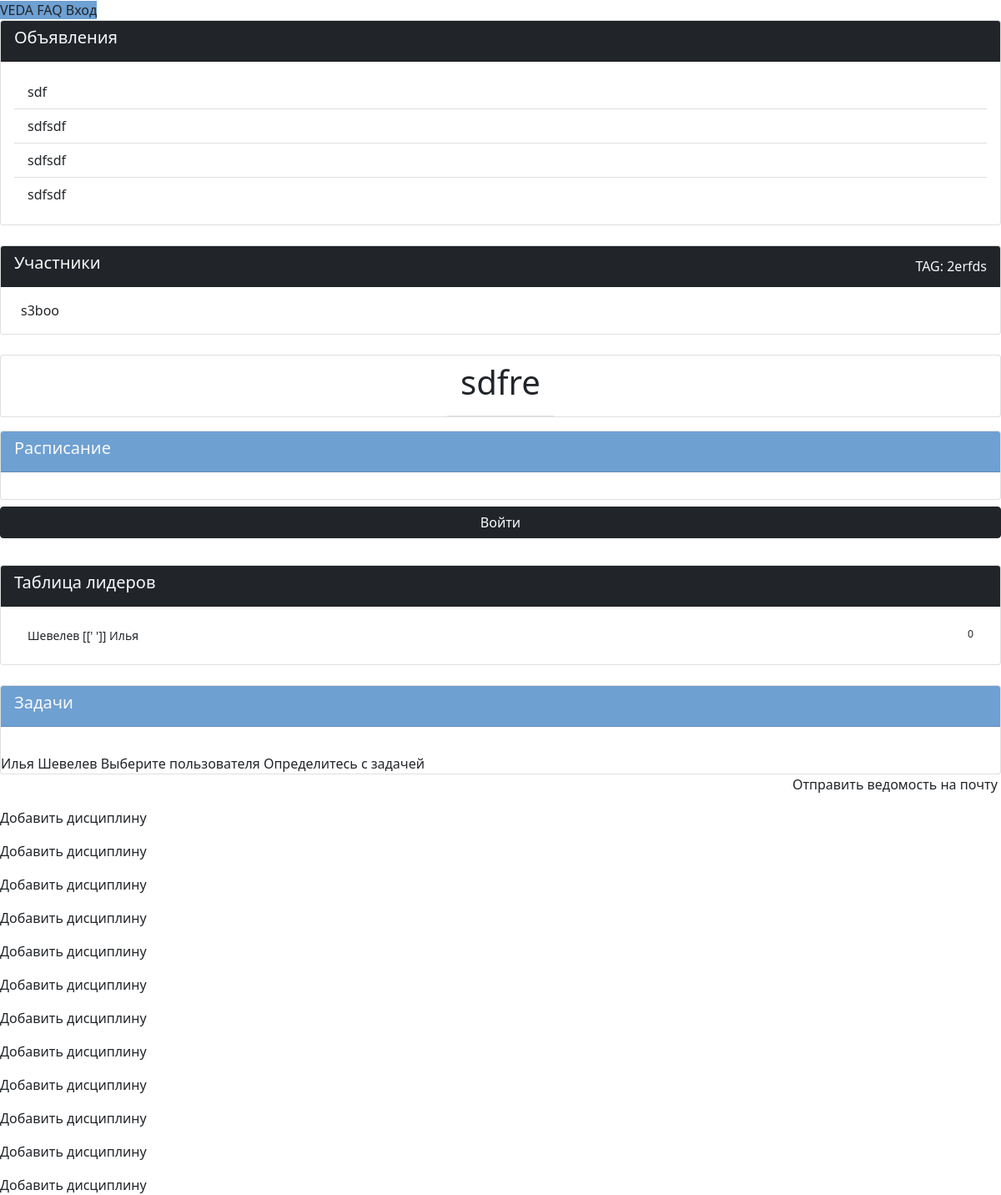
Screenshot of /group/15 with the database file from the repository.
### VEDA_application/models.py (models this page shows, shortened)
class Notice(models.Model):
    group = models.ForeignKey(
        Group,
        on_delete=models.CASCADE,
    ) # Группа для объявления
    author = models.ForeignKey(
        Client,
        on_delete=models.SET_NULL,
        null=True
    ) # Автор объявления (среди модераторов)
    message = models.CharField(max_length=250)                      # Содержание объявления
    date_of_create = models.DateTimeField(auto_now_add=True)        # Дата публикации

class Group(models.Model):
    moderators = models.ManyToManyField(
        Client,
        related_name='moderators',
        blank=True,
    ) # Количество модераторов не ограничено, связаны внешней таблицей с Client
    listeners = models.ManyToManyField(
        Client,
        related_name='listeners',
        blank=True,
    ) # Количество подписчиков не ограничено, связаны внешней таблицей с Client
    name = models.CharField(max_length=40)              # Название группы
    tag = models.CharField(max_length=40, null=True)              # Тег для поиска
    hNotices = models.BooleanField()    # видимость блока объявлений
    hTasks = models.BooleanField()      # видимость блока задач
    hSheet = models.BooleanField()      # видимость блока расписания, ведомости, успеваемости

class Client(models.Model):
    user = models.OneToOneField(
        User,
        on_delete=models.CASCADE,
    )   # Связь один-к-одному с пользователем
    father = models.ForeignKey(
        Parent,
        on_delete=models.SET_NULL,
        null=True,
        blank=True,
        related_name='father'
    ) # Связь с родителем внешним ключем
    mother =  models.ForeignKey(
        Parent,
        on_delete=models.SET_NULL,
        blank=True,
        null=True,
        related_name='mother'
    ) # Связь с родителем внешним ключом
    status = models.CharField(max_length=100, blank=True, null=True)             # Поле статуса (отображается в профиле пользователя)
    hobbies = models.CharField(max_length=100, blank=True, null=True)            # Поле хобби (используется куратором и отображается в профиле)
    day_of_birthday = models.DateField(null=True)         # Поле дня рождения (используется куратором и отображается в профиле)
    adress = models.CharField(max_length=50, blank=True, null=True)              # Поле адреса (используется только куратором и не виден в профиле)
    vk = models.TextField(blank=True)
    instagram = models.TextField(blank=True)
    gender = models.CharField(choices=(
        ('M', 'Male'),
        ('F', 'Female'),
        ('O', 'Other')
    ), max_length=50, null=True)                          # Пол пользователя в формате первой буквы
    userpic = models.ImageField(upload_to='userpics', null=True, default="default.png")    # Аватар пользователя
    class Meta:
        ordering = ['user__last_name', 'user__first_name']

### VEDA_application/views.py (the view)
# urls.py: re_path('^group/(?P<pk>\S+)$', views.group, name="group"),       # страница конкретной группы, доступ по ключу
def group(request, pk):
    if request.method == "GET":
        group = get_object_or_404(models.Group, pk=pk)
        listeners = group.listeners.all()
        moderators = group.moderators.all()
        notes = Note.objects.filter(group__id=group.id)
        sorted_users = list(set(listeners | moderators))
        sorted_users = sorted(sorted_users, key=lambda user: -get_avg_user(notes, user))
        return render(request, 'group.html', context={
            'group': group,
            'listeners': listeners,
            'moderators': moderators,
            'sorted_users': sorted_users,
            'notices': models.Notice.objects.filter(group__id=group.id),
            'tasks': models.Task.objects.filter(group__id=group.id),
            'posts': models.Group_post.objects.filter(group__id=group.id),
            'sheet': models.Lesson.objects.filter(group__id=group.id),
            'disciplines': models.Discipline.objects.filter(group__id=group.id),
            'days': range(1, 32),
            'notes': notes,
            'months': [
                (1, 'Январь'),
                (2, 'Февраль'),
                (3, 'Март'),
                (4, 'Апрель'),
                (5, 'Май'),
                (6, 'Июнь'),
                (7, 'Июль'),
                (8, 'Август'),
                (9, 'Сентябрь'),
                (10, 'Октябрь'),
                (11, 'Ноябрь'),
                (12, 'Декабрь'),
            ],
        })

### VEDA_application/templatetags/veda_extras.py (called while the page is built, shortened)
@register.simple_tag
def get_avg_user(notes, user):
    count = 0
    sum = 0
    return sum / count if count > 0 else 0

### VEDA_application/templates/group.html (shortened to what this page needs)
{% extends 'main_template.html' %}
{% load static %}
{% load veda_extras %}
{% block application %}
  {% include 'borders_template.html' %}
  <b-container id="group" class="mt-5">
    <b-row class="flex-column flex-lg-row">
      <b-col cols=12 lg=8>
        {% if group.hNotices %}
          <div class="card card-outline-secondary m-0">
            <div class="card-header bg-dark text-light">
              <h5>Объявления</h5>
            </div>
            <div class="card-body overflow-auto" style="max-height: 200px;">
              <div class="list-group list-group-flush">
                {% for notice in notices %}
                  <a href="#"
                    class="list-group-item list-group-item-action d-flex justify-content-between align-items-center">
                    {{ notice.message }}
                  </a>
                {% endfor %}
              </div>
            </div>
          </div>
        {% endif %}
        <div class="card card-outline-secondary m-0 {% if group.hNotices %} mt-4 {% else %} mt-0 {% endif %}">
          <div class="card-header bg-dark text-light d-flex justify-content-between align-items-center">
            <h5>Участники</h5>
            {% if group.tag %}
              <b-badge>TAG:  {{ group.tag }}</b-badge>
            {% endif %}
          </div>
          <div class="card-body">
            <div class="d-flex overflow-auto">
              {% for moderator in moderators %}
                <div id="popover-target-{{ moderator.id }}" class="d-flex flex-column mx-2">
                  {{  moderator.user.username }}
                </div>
              {% endfor %}
            </div>
          </div>
        </div>
      </b-col>
      <b-col cols=12 lg=4>
        <div class="card card-outline-secondary m-0 mb-3 no-body d-flex justify-content-center align-items-center">
          <div class="card-header text-dark bg-white">
            <h1>{{ group.name }}</h1>
          </div>
        </div>
        {% if group.hSheet %}
          <div class="card card-outline-secondary m-0">
            <div class="card-header text-light bg-blue">
              <h5>Расписание</h5>
            </div>
            <div class="card-body">
            </div>
          </div>
        {% endif %}
        {% if not user.client in listeners and not user.client in moderators %}
          <b-form method="POST" action="{% url 'group_enter' group.id %}">
            <b-button type="submit" class="btn w-100 btn-dark my-2">
              Войти
            </b-button>
          </b-form>
        {% else %}
          <b-form method="POST" action="{% url 'group_out' group.id %}">
            <b-button class="btn w-100 btn-dark my-2" type="submit">
              Выйти
            </b-button>
          </b-form>
        {% endif %}
        {% if group.hSheet %}
          <div class="card card-outline-secondary m-0 mt-4">
            <div class="card-header bg-dark text-light">
              <h5>Таблица лидеров</h5>
            </div>
            <div class="card-body">
              <div class="list-group list-group-flush">
                {% for student in sorted_users %}
                  <a href="#" class="small list-group-item list-group-item-action d-flex justify-content-between">
                    {{ student.user.last_name }} [[' ']] {{ student.user.first_name }}
                    <small>
                      {% get_avg_user notes student %}
                    </small>
                  </a>
                {% endfor %}
              </div>
            </div>
          </div>
        {% endif %}
        {% if group.hTasks %}
          <div class="card card-outline-secondary m-0 mt-4">
            <div class="card-header bg-blue text-light">
              <h5 class="d-flex justify-content-between align-items-center">Задачи
              </h5>
            </div>
            <div class="card-body">
            </div>
            <b-modal
              id="taskModal"
              v-model="taskModalShow"
              title="Новая задача"
              @show="resetTaskModal"
              @reset="resetTaskModal"
              @ok="taskSubmit">
              <b-form
                id="taskForm"
                method="POST"
                action="{% url 'add_task' group.id %}">
                <b-form-input-group>
                  <b-form-select
                  v-model="taskForm.user"
                  size="lg"
                  class="mt-2 w-100"
                  :state="validateUser">
                    {% for user in moderators %}
                      <b-form-select-option value="{{ user.id }}">{{ user.user.first_name }} {{ user.user.last_name }}</b-form-select-option>
                    {% endfor %}
                  </b-form-select>
                  <b-form-invalid-feedback :state="validateUser">Выберите пользователя</b-form-invalid-feedback>
                </b-form-input-group>
                <b-form-input-group>
                  <b-form-invalid-feedback :state="validateTaskContent">Определитесь с задачей</b-form-invalid-feedback>
                </b-form-input-group>
              </b-form>
            </b-modal>
          </div>
        {% endif %}
      </b-col>
    </b-row>
    <b-modal size="xl" v-model="modalShow" title="Ведомость группы">
      <div class="d-flex justify-content-end align-items-center">
        <b-form
          method="POST"
          action="{% url 'get_results' group.id %}">
          <span class="text-dark">Отправить ведомость на почту</span>
        </b-form>
      </div>
      <b-tabs content-class="mt-2">
        {% for in_number_month, month in months %}
          <b-tab title="{{ month }}">
            <b-tabs small>
              <b-tab title="+">
                <b-form
                  method="POST"
                  action="{% url 'add_discipline' group.id %}"
                  class="mt-3">
                  <b-button type="submit" variant="dark" class="mt-3 w-100">Добавить дисциплину</b-button>
                </b-form>
              </b-tab>
            </b-tabs>
          </b-tab>
        {% endfor %}
      </b-tabs>
    </b-modal>
  </b-container>
{% endblock application %}

### static/bg.css (style rules this page uses)
.bg-blue { background-color: #6ea0d2; }

### rows the page displays
Notice: message "sdf"
Notice: message "sdfsdf"
Notice: message "sdfsdf"
Notice: message "sdfsdf"
Group: tag "2erfds", name "sdfre"
Client: user.username "s3boo", user.last_name "Шевелев", user.first_name "Илья", get_avg_user "0", {{ user.id }} 1 (drawn)
